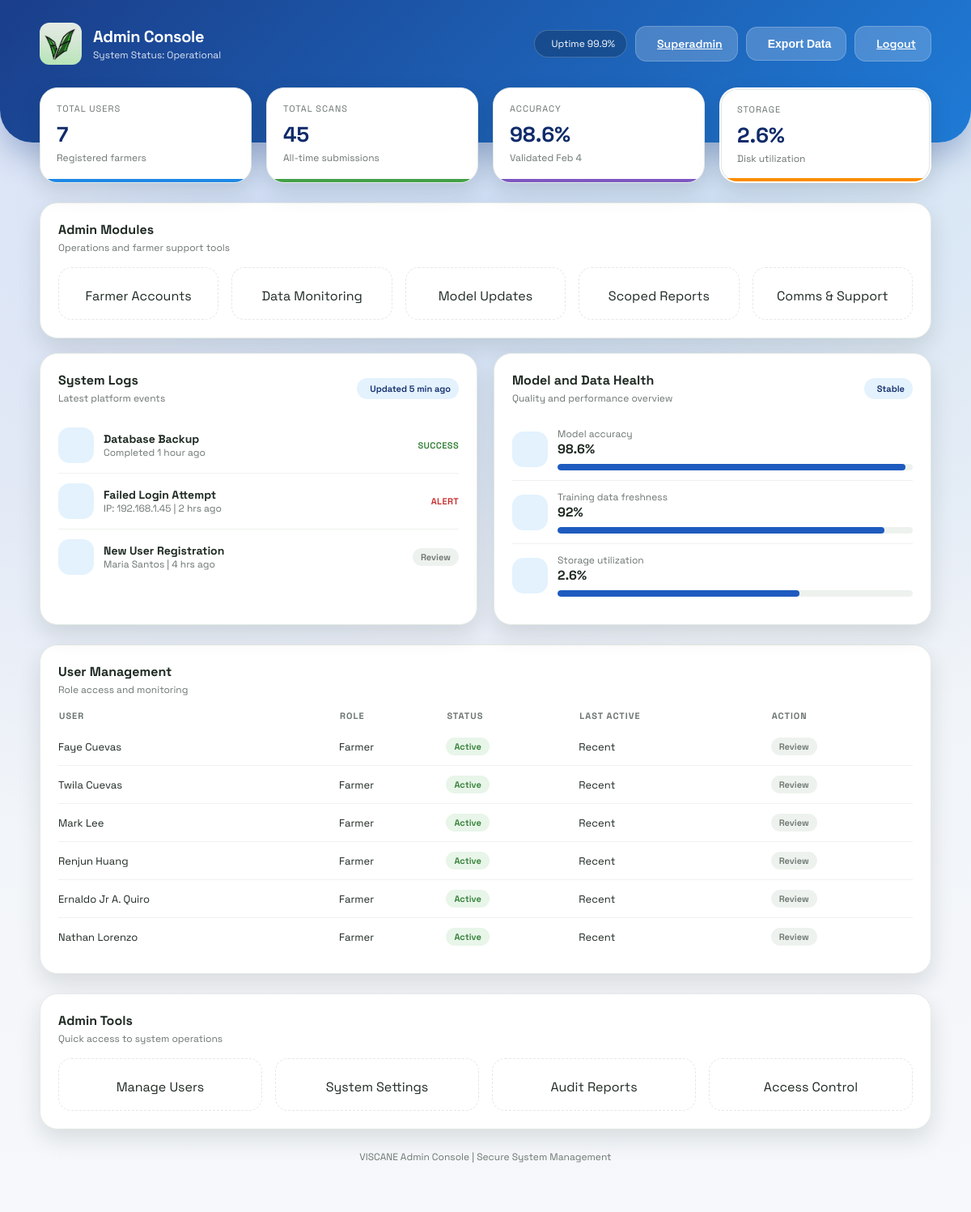
Page /admin (signed in) on the committed database.
### models.py (models this page shows)
class User(db.Model):
    id = db.Column(db.Integer, primary_key=True)
    fullname = db.Column(db.String(100), nullable=False)
    email = db.Column(db.String(120), unique=True, nullable=False)
    phone = db.Column(db.String(20), nullable=False)
    password = db.Column(db.String(200), nullable=False)
    created_at = db.Column(db.DateTime, default=datetime.utcnow, nullable=False)
    province = db.Column(db.String(120), nullable=True)
    municipality = db.Column(db.String(120), nullable=True)
    barangay = db.Column(db.String(120), nullable=True)
    is_active = db.Column(db.Boolean, nullable=False, default=True)
    is_archived = db.Column(db.Boolean, nullable=False, default=False)

### app.py (the view)
@app.route('/admin')
@login_required
def admin_portal():
    current_admin = get_current_admin()
    total_users = User.query.filter_by(is_archived=False, is_active=True).count()
    total_scans = Scan.query.count()
    users = User.query.filter_by(is_archived=False, is_active=True).order_by(User.id.desc()).limit(6).all()
    logs = [
        {"icon": "server-outline", "title": "Database Backup", "meta": "Completed 1 hour ago", "status": "Success", "color": "#2E7D32"},
        {"icon": "warning-outline", "title": "Failed Login Attempt", "meta": "IP: 192.168.1.45 | 2 hrs ago", "status": "Alert", "color": "#C62828"},
        {"icon": "person-add-outline", "title": "New User Registration", "meta": "Maria Santos | 4 hrs ago", "status": "Review", "color": "#1565C0"},
    ]
    model_accuracy = 98.6
    storage_utilization = 68
    try:
        usage = disk_usage(os.getcwd())
        if usage.total > 0:
            storage_utilization = round((usage.used / usage.total) * 100, 1)
    except Exception:
        pass
    stats = {
        "active_users": total_users,
        "total_scans": total_scans,
        "model_accuracy": model_accuracy,
        "storage_utilization": storage_utilization,
    }
    return render_template(
        'admin.html',
        total_users=total_users,
        users=users,
        logs=logs,
        current_admin=current_admin,
        stats=stats
    )

### app.py (called while the page is built)
def login_required(view):
    @wraps(view)
    def wrapped(*args, **kwargs):
        admin_id = session.get('admin_id')
        if not admin_id:
            return redirect(url_for('admin_login'))
        admin = Admin.query.get(admin_id)
        if not admin or admin.is_archived:
            session.pop('admin_id', None)
            return redirect(url_for('admin_login'))
        return view(*args, **kwargs)
    return wrapped

def get_current_admin():
    admin_id = session.get('admin_id')
    if not admin_id:
        return None
    admin = Admin.query.get(admin_id)
    if not admin or admin.is_archived:
        return None
    return admin

### templates/admin.html (shortened to what this page needs)
<!DOCTYPE html>
<html lang="en">
<head>
    <link rel="stylesheet" href="{{ url_for('static', filename='style.css') }}">
</head>
<body class="admin-layout">
    <div class="dashboard-bg"></div>
    <header class="dashboard-header">
        <div class="header-content">
            <div class="brand">
                <div class="brand-icon">
                    <img src="{{ url_for('static', filename='logo.jpg') }}" alt="VISCANE Logo" style="width: 100%; height: 100%; object-fit: cover; border-radius: 12px;">
                </div>
                <div>
                    <p class="brand-title">Admin Console</p>
                    <p class="brand-subtitle">System Status: Operational</p>
                </div>
            </div>
            <div class="header-actions">
                <div class="status-pill">
                    Uptime 99.9%
                </div>
                <a class="btn light" href="/superadmin-login">
                    Superadmin
                </a>
                <button class="btn light">
                    Export Data
                </button>
                <a class="btn light" href="/admin-logout">
                    Logout
                </a>
            </div>
        </div>
    </header>
    <main class="dashboard-container fade-in">
        <section class="stats-grid">
            <div class="stat-card accent-blue">
                <div class="stat-label">Total Users</div>
                <div class="stat-value">{{ stats.active_users | default('0') }}</div>
                <div class="stat-meta">Registered farmers</div>
            </div>
            <div class="stat-card accent-green">
                <div class="stat-label">Total Scans</div>
                <div class="stat-value">{{ stats.total_scans | default('0') }}</div>
                <div class="stat-meta">All-time submissions</div>
            </div>
            <div class="stat-card accent-purple">
                <div class="stat-label">Accuracy</div>
                <div class="stat-value">{{ stats.model_accuracy | default('98.6') }}%</div>
                <div class="stat-meta">Validated Feb 4</div>
            </div>
            <div class="stat-card accent-orange storage-card {{ 'is-critical' if (stats.storage_utilization | default('68') | float) > 90 else '' }}" >
                <div class="stat-label">Storage</div>
                <div class="stat-value {{ 'text-danger' if (stats.storage_utilization | default('68') | float) > 90 else '' }}">
                    {{ stats.storage_utilization | default('68') }}%
                </div>
                <div class="stat-meta">Disk utilization</div>
            </div>
        </section>
        <section class="panel">
            <div class="panel-header">
                <div>
                    <h3 class="panel-title">Admin Modules</h3>
                    <p class="panel-subtitle">Operations and farmer support tools</p>
                </div>
            </div>
            <div class="action-grid admin-tools">
                <a class="action-tile" href="/admin/farmers">
                    <div>Farmer Accounts</div>
                </a>
                <a class="action-tile" href="/admin/monitoring">
                    <div>Data Monitoring</div>
                </a>
                <a class="action-tile" href="/admin/models">
                    <div>Model Updates</div>
                </a>
                <a class="action-tile" href="/admin/reports">
                    <div>Scoped Reports</div>
                </a>
                <a class="action-tile" href="/admin/communications">
                    <div>Comms & Support</div>
                </a>
            </div>
        </section>
        <section class="section-grid two-col">
            <div class="panel">
                <div class="panel-header">
                    <div>
                        <h3 class="panel-title">System Logs</h3>
                        <p class="panel-subtitle">Latest platform events</p>
                    </div>
                    <span class="badge">Updated 5 min ago</span>
                </div>
                {% for log in logs %}
                    <div class="list-row">
                        <div class="list-badge" style="background: #E3F2FD; color: #1565C0;">
                        </div>
                        <div class="list-main" style="flex: 1;">
                            <h4>{{ log.title }}</h4>
                            <div class="list-meta">{{ log.meta }}</div>
                        </div>
                        {% if log.status == 'Review' %}
                            <a class="tag" href="/admin/farmers" style="text-decoration: none;">{{ log.status }}</a>
                        {% else %}
                            <div class="list-status" style="color: {{ log.color }};">{{ log.status }}</div>
                        {% endif %}
                    </div>
                {% endfor %}
            </div>
            <div class="panel">
                <div class="panel-header">
                    <div>
                        <h3 class="panel-title">Model and Data Health</h3>
                        <p class="panel-subtitle">Quality and performance overview</p>
                    </div>
                    <span class="badge">Stable</span>
                </div>
                <div class="list-row">
                    <div class="list-badge"></div>
                    <div style="flex: 1;">
                        <div class="list-meta">Model accuracy</div>
                        <strong>{{ stats.model_accuracy | default('98.6') }}%</strong>
                        <div class="progress"><span style="width: 98%;"></span></div>
                    </div>
                </div>
                <div class="list-row">
                    <div class="list-badge"></div>
                    <div style="flex: 1;">
                        <div class="list-meta">Training data freshness</div>
                        <strong>92%</strong>
                        <div class="progress"><span style="width: 92%;"></span></div>
                    </div>
                </div>
                <div class="list-row">
                    <div class="list-badge"></div>
                    <div style="flex: 1;">
                        <div class="list-meta">Storage utilization</div>
                        <strong>{{ stats.storage_utilization | default('68') }}%</strong>
                        <div class="progress"><span style="width: 68%;"></span></div>
                    </div>
                </div>
            </div>
        </section>
        <section class="panel" style="margin-bottom: 24px;">
            <div class="panel-header">
                <div>
                    <h3 class="panel-title">User Management</h3>
                    <p class="panel-subtitle">Role access and monitoring</p>
                </div>
            </div>
            <table class="data-table">
                <thead>
                    <tr>
                        <th>User</th>
                        <th>Role</th>
                        <th>Status</th>
                        <th>Last Active</th>
                        <th>Action</th>
                    </tr>
                </thead>
                <tbody>
                    {% if users %}
                        {% for user in users %}
                            <tr>
                                <td>{{ user.fullname }}</td>
                                <td>Farmer</td>
                                <td><span class="tag success">Active</span></td>
                                <td>Recent</td>
                                <td><a class="tag" href="/admin/farmers" style="text-decoration: none;">Review</a></td>
                            </tr>
                        {% endfor %}
                    {% else %}
                        <tr>
                            <td colspan="5">No users registered yet.</td>
                        </tr>
                    {% endif %}
                </tbody>
            </table>
        </section>
        <section class="panel">
            <div class="panel-header">
                <div>
                    <h3 class="panel-title">Admin Tools</h3>
                    <p class="panel-subtitle">Quick access to system operations</p>
                </div>
            </div>
            <div class="action-grid">
                <a class="action-tile" href="/superadmin-login">
                    <div>Manage Users</div>
                </a>
                <div class="action-tile">
                    <div>System Settings</div>
                </div>
                <div class="action-tile">
                    <div>Audit Reports</div>
                </div>
                <div class="action-tile">
                    <div>Access Control</div>
                </div>
            </div>
        </section>
        <div class="footer-link">VISCANE Admin Console | Secure System Management</div>
    </main>
</body>
</html>

### rows in the picture
User: fullname "Faye Cuevas"
User: fullname "Twila Cuevas"
User: fullname "Mark Lee"
User: fullname "Renjun Huang"
User: fullname "Ernaldo Jr A. Quiro"
User: fullname "Nathan Lorenzo"

### other values in the picture
{{ stats.active_users | default('0') }} "7"
{{ stats.total_scans | default('0') }} "45"
{{ stats.model_accuracy | default('98.6') }} "98.6"
{{ stats.storage_utilization | default('68') }} "2.6"
{{ log.title }} "Database Backup" "Failed Login Attempt" "New User Registration"
{{ log.meta }} "Completed 1 hour ago" "IP: 192.168.1.45 | 2 hrs ago" "Maria Santos | 4 hrs ago"
{{ log.status }} "SUCCESS" "ALERT"
{{ log.status }} "Review"
